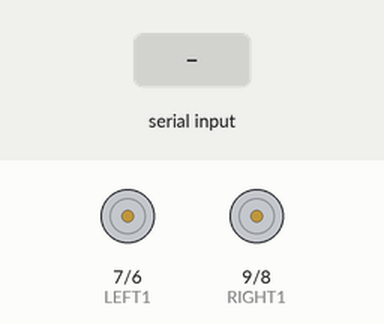
The sketch below on a simulated Arduino Uno, built with avr-gcc and run on an emulated ATmega328P. Parts: motor-driver pin pairs drawn as motors (green arrow = first pin HIGH = forward, orange = second pin HIGH = backward, longer = more drive, scaled by the enable pin). The test bench sets the inputs (shaded band). What the sketch prints to the serial monitor is not drawn.

Above: at 1.2 s.
1.3 s: "1" received over the second serial link
At 2.2 s:
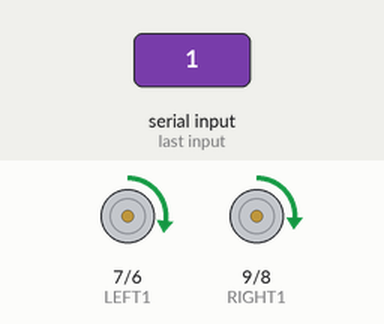
2.8 s: "0" received over the second serial link
At 3.4 s:
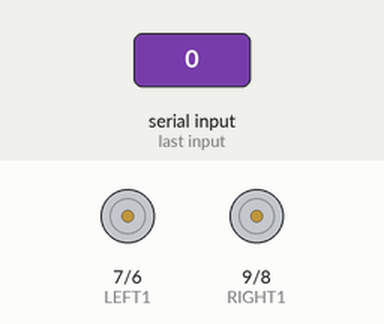
4.3 s: "2" received over the second serial link
At 5.5 s:
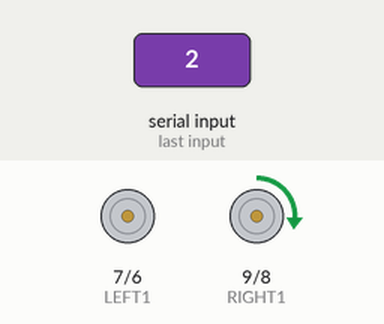
5.8 s: "3" received over the second serial link
At 6.8 s:
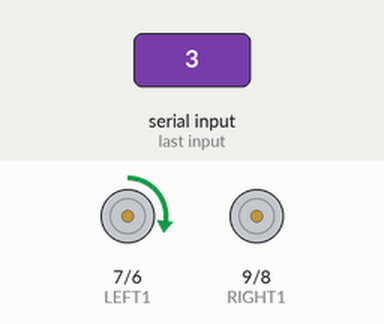
7.3 s: "4" received over the second serial link
At 8.0 s:
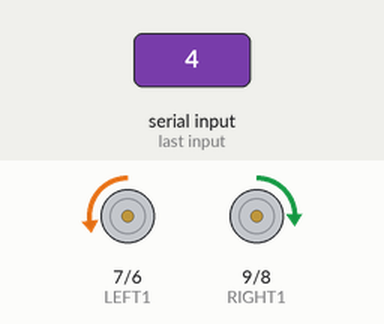
8.8 s: "5" received over the second serial link
At 9.1 s:
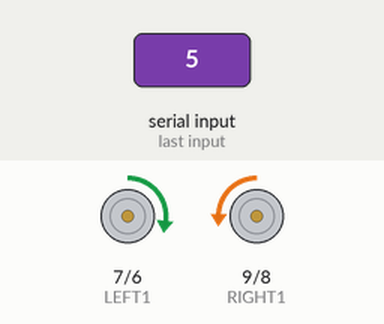
Timing chart, 0 to 11.3 s (numbered marks = the images above; inputs shaded):
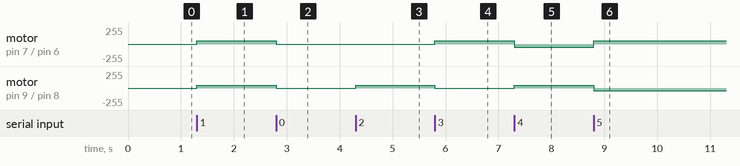

Measured:
- after the input at 1.3 s, motor on pin 7 (LEFT1) / pin 6 (LEFT2): stopped → forward 50/255 at once; motor on pin 9 (RIGHT1) / pin 8 (RIGHT2): stopped → forward 45/255 at once
- after the input at 2.8 s, motor on pin 7 (LEFT1) / pin 6 (LEFT2): forward 50/255 → stopped at once; motor on pin 9 (RIGHT1) / pin 8 (RIGHT2): forward 45/255 → stopped at once
- after the input at 4.3 s, motor on pin 9 (RIGHT1) / pin 8 (RIGHT2): stopped → forward 45/255 at once
- after the input at 5.8 s, motor on pin 7 (LEFT1) / pin 6 (LEFT2): stopped → forward 50/255 at once; motor on pin 9 (RIGHT1) / pin 8 (RIGHT2): forward 45/255 → stopped at once
- after the input at 7.3 s, motor on pin 7 (LEFT1) / pin 6 (LEFT2): forward 50/255 → backward 50/255 at once; motor on pin 9 (RIGHT1) / pin 8 (RIGHT2): stopped → forward 40/255 at once
- after the input at 8.8 s, motor on pin 7 (LEFT1) / pin 6 (LEFT2): backward 50/255 → forward 50/255 at once; motor on pin 9 (RIGHT1) / pin 8 (RIGHT2): forward 40/255 → backward 40/255 at once

The sketch:

BT_RC_Car.ino
```cpp
#include <SoftwareSerial.h>
SoftwareSerial BT(11, 12);
char val;
const byte LEFT1 = 7;
const byte LEFT2 = 6;
const byte LEFT_PWM = 5;

const byte RIGHT1 = 9;
const byte RIGHT2 = 8;
const byte RIGHT_PWM = 10;

byte LmotorSpeed = 50;
byte RmotorSpeed = 45;

const byte LEFT_IR = 3;
const byte RIGHT_IR =2;

volatile boolean hasInterrupted =false;

////////////////// Motor Controlling Functions ///////////////////////
void right_mt_Forward(byte mts)
{
  digitalWrite(RIGHT1, HIGH);
  digitalWrite(RIGHT2, LOW);
  analogWrite(RIGHT_PWM, mts);
}

void left_mt_Forward(byte mts)
{
  digitalWrite(LEFT1, HIGH);
  digitalWrite(LEFT2, LOW);
  analogWrite(LEFT_PWM, mts);
}

void right_mt_Backward(byte mts)
{
  digitalWrite(RIGHT1, LOW);
  digitalWrite(RIGHT2, HIGH);
  analogWrite(RIGHT_PWM, mts);
}

void left_mt_Backward(byte mts)
{
  digitalWrite(LEFT1, LOW);
  digitalWrite(LEFT2, HIGH);
  analogWrite(LEFT_PWM, mts);
}

void forward()
{
  left_mt_Forward(LmotorSpeed);
  right_mt_Forward(RmotorSpeed);
}

void backward()
{
  left_mt_Backward(LmotorSpeed);
  right_mt_Backward(RmotorSpeed);
}

void leftForward()
{
  analogWrite(LEFT_PWM, 0);
  right_mt_Forward(RmotorSpeed - 5);
}

void rightForward()
{
  analogWrite(RIGHT_PWM, 0);
  left_mt_Forward(LmotorSpeed - 5);
}

void turnLeft()
{
  right_mt_Forward(RmotorSpeed - 5);
  left_mt_Backward(LmotorSpeed - 5);
}

void turnRight()
{
  right_mt_Backward(RmotorSpeed - 5);
  left_mt_Forward(LmotorSpeed - 5);
}
void leftBackward()
{
  analogWrite(LEFT_PWM, 0);
  right_mt_Backward(RmotorSpeed - 5);
}

void rightBackward()
{
  analogWrite(RIGHT_PWM, 0);
  left_mt_Backward(LmotorSpeed - 5);
}


void stopMotor()
{
  analogWrite(LEFT_PWM, 0);
  analogWrite(RIGHT_PWM, 0);
}

void motorBreak()
{
  backward();
  delay(80);
  analogWrite(LEFT_PWM, 0);
  analogWrite(RIGHT_PWM, 0);
}


////////////////// Interrupt Funtions /////////////////////////
void leftInterrupt()
{
  hasInterrupted = true;
  rightForward();
}

void rightInterrupt()
{
  hasInterrupted = true;
  leftForward();
}

void setup()
{
  pinMode(LEFT1, OUTPUT);
  pinMode(LEFT2, OUTPUT);
  pinMode(LEFT_PWM, OUTPUT);
  pinMode(RIGHT1, OUTPUT);
  pinMode(RIGHT2, OUTPUT);
  pinMode(RIGHT_PWM, OUTPUT);

  digitalWrite(RIGHT_IR,HIGH);
  digitalWrite(LEFT_IR,HIGH);

  //attachInterrupt(digitalPinToInterrupt(RIGHT_IR), rightInterrupt, LOW);
  //attachInterrupt(digitalPinToInterrupt(LEFT_IR), leftInterrupt, LOW);
  Serial.begin(9600);
  BT.begin(19200);
}

void loop()
{
  if(hasInterrupted)
  {
    hasInterrupted = false;
    stopMotor();
  }
  if(Serial.available())
  {
    val = Serial.read();
    Serial.print(val);
    BT.print(val);
  }
  if(BT.available())
  {
    val = BT.read();
    Serial.print(val);
    if(val == '0')
    {
      stopMotor();
    }
    else if(val == '1')
    {
      forward();
    }
    else if(val == '2')
    {
      leftForward();
    }
    else if(val == '3')
    {
      rightForward();
    }
    else if(val == '4')
    {
      turnLeft();
    }
    else if(val == '5')
    {
      turnRight();
    }
    else if(val == '6')
    {
      leftBackward();
    }
    else if(val == '7')
    {
      rightBackward();
    }
    else if(val == '8')
    {
      backward();
    }
    else if(val == '9')
    {
      motorBreak();
      val = 0;
    }
    else if(val == 'a')
    {
      if(LmotorSpeed < 255)
      {

        LmotorSpeed += 3;
      }
    }
    else if(val == 'b')
    {
      if(LmotorSpeed > 5)
      {

        LmotorSpeed -= 3;
      }
    }
    else if(val == 'c')
    {
      if(LmotorSpeed < 255)
      {
        LmotorSpeed += 3;
      }
      if(RmotorSpeed < 255)
      {
        RmotorSpeed += 3;
      }
    }
    else if(val == 'd')
    {
      if(LmotorSpeed > 5)
      {
        LmotorSpeed -= 3;
      }
      if(RmotorSpeed > 5)
      {
        RmotorSpeed -= 3;
      }
    }
    else if(val == 'e')
    {
      if(RmotorSpeed < 255)
      {
        RmotorSpeed += 3;
      }
    }
    else if(val == 'f')
    {
      if(RmotorSpeed > 5)
      {
        RmotorSpeed -= 3;
      }
    }
  }
}
```
